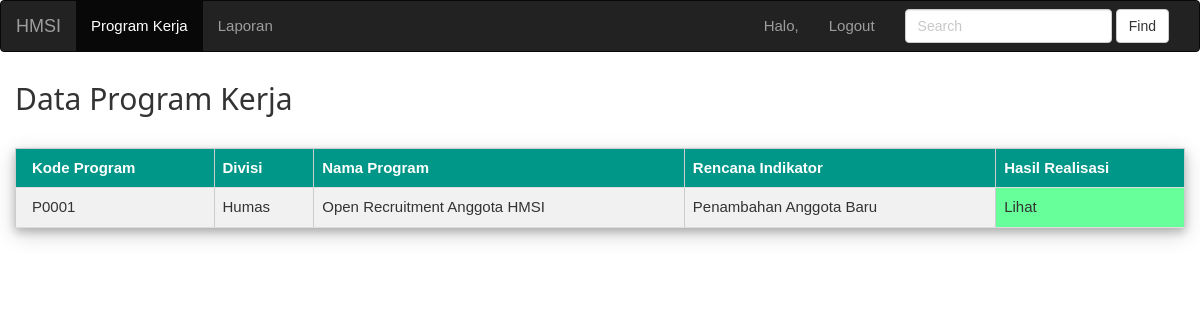
The page /index-humas.php on the database its author committed.
### tables this page shows
CREATE TABLE IF NOT EXISTS `prog_kerja` (
  `kode_prog` char(5) NOT NULL,
  `divisi` varchar(20) DEFAULT NULL,
  `nm_prog` varchar(100) NOT NULL,
  `ren_indikator` varchar(100) NOT NULL,
  `ren_jumlah` int(10) NOT NULL,
  `ren_satuan` char(10) NOT NULL,
  `ren_anggaran` int(11) NOT NULL,
  `ren_bln1` char(1) DEFAULT NULL,
  `ren_bln2` char(1) DEFAULT NULL,
  `ren_bln3` char(1) DEFAULT NULL,
  `ren_bln4` char(1) DEFAULT NULL,
  `ren_bln5` char(1) DEFAULT NULL,
  `ren_bln6` char(1) DEFAULT NULL,
  `ren_bln7` char(1) DEFAULT NULL,
  `ren_bln8` char(1) DEFAULT NULL,
  `ren_bln9` char(1) DEFAULT NULL,
  `ren_bln10` char(1) DEFAULT NULL,
  `ren_bln11` char(1) DEFAULT NULL,
  `ren_bln12` char(1) DEFAULT NULL,
  `tahun` char(4) NOT NULL
);

### index-humas.php (the view, shortened to what this page needs)
<!DOCTYPE html>
<html>
<head>
    <link rel="stylesheet" href="css/bootstrap.min.css">
	<link rel="stylesheet" href="css/styles.css">
	<link rel="stylesheet" href="css/W3.css">
</head>
<body>
	<nav class="navbar navbar-inverse">
	  <div class="container-fluid">
		<div class="navbar-header">
		  <a class="navbar-brand" href="index-humas.php">HMSI</a></li>
		</div>
		<div class="collapse navbar-collapse" id="bs-example-navbar-collapse-1">
		  <ul class="nav navbar-nav">
			<li class="active"><a href="index-humas.php">Program Kerja <span class="sr-only">(current)</span></a></li>
			<li class><a href="laporan.php" target="_blank">Laporan <span class="sr-only">(current)</span></a></li>
		  </ul>
		  <form class="navbar-form navbar-right" role="search">
			<div class="form-group">
			  <input type="text" class="form-control" placeholder="Search">
			</div>
			<button type="submit" class="btn btn-default">Find</button>
		  </form>
		  <ul class="nav navbar-nav navbar-right">
			<li>
				<a href="" class="dropdown-toggle" data-toggle="dropdown" role="button" aria-haspopup="true" aria-expanded="false">
					<span class="glyphicon glyphicon-user" aria-hidden="true"></span><?PHP
						if(isset($_POST['username']))
						echo "Halo, ".$_POST['username']."<br>";
						else
						echo "Halo, ".$_COOKIE['username']."<br>";
					?>
				</a>
			</li>
			<li><a href="logout.php">Logout</a></li>
		  </ul>
		</div>
	  </div>
	</nav>
	<div class="col-md-12">
	<h2>Data Program Kerja</h2>
	<br/>
	<table class="w3-table-all w3-card-4" cellpadding="5" cellspacing="0" border="1">
		<tr class="w3-teal">
			<th>Kode Program</th>
			<th>Divisi</th>
			<th>Nama Program</th>
			<th>Rencana Indikator</th>
			<th>Hasil Realisasi</th>
		</tr>
		<?php
		$query = mysql_query("SELECT * FROM prog_kerja WHERE divisi='Humas'") or die(mysql_error());
		if(mysql_num_rows($query) == 0){
			echo '<tr><td colspan="6">Tidak ada data!</td></tr>';
		}else{
			while($data = mysql_fetch_assoc($query)){
				echo '<tr style="height: 40px;">';
					echo '<td>'.$data['kode_prog'].'</td>';
					echo '<td>'.$data['divisi'].'</td>';
					echo '<td>'.$data['nm_prog'].'</td>';
					echo '<td>'.$data['ren_indikator'].'</td>';
					echo '<td style="background-color:#66ff99"><a href="hasil-realisasi-humas.php?kode_prog='.$data['kode_prog'].'" target="_blank">Lihat</a></td>';
				echo '</tr>';
			}
		}
		?>
	</table>
	</div>
</body>
</html>

### css/styles.css (style rules this page uses)
table { border-collapse: collapse; width: 790px; }
th { text-align: center; padding: 8px; }
tr:nth-child(even) { background-color: #f2f2f2 }

### css/W3.css (style rules this page uses)
html { box-sizing:border-box }
*,*:before,*:after { box-sizing:inherit }
html { -ms-text-size-adjust:100%;-webkit-text-size-adjust:100% }
body { margin:0 }
article,aside,details,figcaption,figure,footer,header,main,menu,nav,section,summary { display:block }
a { background-color:transparent;-webkit-text-decoration-skip:objects }
button,input,select,textarea { font:inherit;margin:0 }
button,input { overflow:visible }
button,select { text-transform:none }
button,html [type=button],[type=reset],[type=submit] { -webkit-appearance:button }
html,body { font-family:Verdana,sans-serif;font-size:15px;line-height:1.5 }
html { overflow-x:hidden }
h1,h2,h3,h4,h5,h6,.w3-slim,.w3-wide { font-family:"Segoe UI",Arial,sans-serif }
h2 { font-size:30px }
h1,h2,h3,h4,h5,h6 { font-weight:400;margin:10px 0 }
a { color:inherit }
.w3-table,.w3-table-all { border-collapse:collapse;border-spacing:0;width:100%;display:table }
.w3-table-all { border:1px solid #ccc }
.w3-bordered tr,.w3-table-all tr { border-bottom:1px solid #ddd }
.w3-table-all tr:nth-child(odd) { background-color:#fff }
.w3-table-all tr:nth-child(even) { background-color:#f1f1f1 }
.w3-table td,.w3-table th,.w3-table-all td,.w3-table-all th { padding:8px 8px;display:table-cell;text-align:left;vertical-align:top }
.w3-table th:first-child,.w3-table td:first-child,.w3-table-all th:first-child,.w3-table-all td:first-child { padding-left:16px }
.w3-card-4,.w3-hover-shadow:hover { box-shadow:0 4px 8px 0 rgba(0,0,0,0.2),0 6px 20px 0 rgba(0,0,0,0.19)!important }
.w3-teal,.w3-hover-teal:hover { color:#fff!important;background-color:#009688!important }

### rows shown on the page
prog_kerja: kode_prog "P0001", divisi "Humas", nm_prog "Open Recruitment Anggota HMSI", ren_indikator "Penambahan Anggota Baru"
